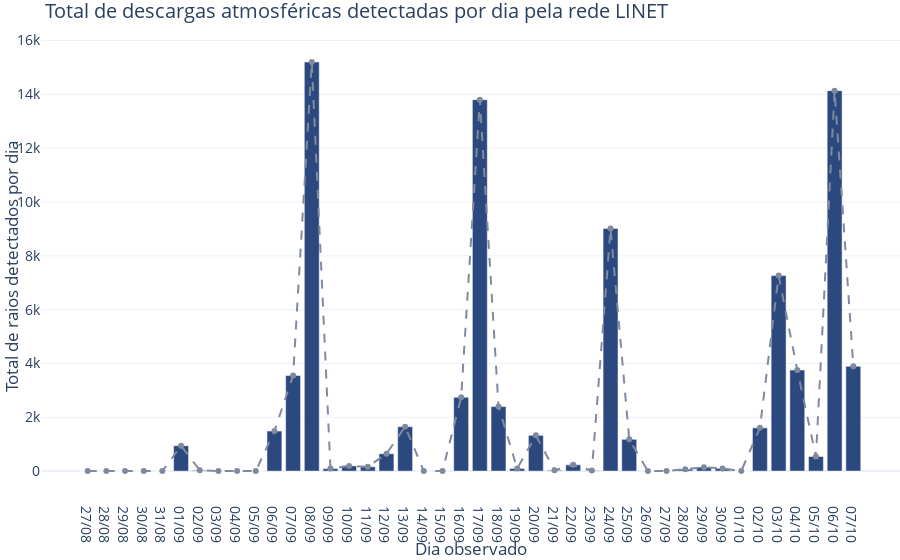

The notebook cell saved with this chart:
### Code cell
values = y
labels = x

fig = go.Figure()

fig.add_trace(
    go.Scatter(y=values, x=labels, mode='lines+markers', \
    line=dict(color='#808A9F', dash='dash'), name='Descargas atmosféricas')
)

fig.add_trace(
    go.Bar(y=values, x=labels,
           marker_color='#2C497F',
           name='Descargas atmosféricas')
)


fig.update_layout(
    font={'size':14},
    template='plotly_white',
    xaxis_title='Dia observado',
    showlegend=False,
    margin=dict(t=35, b=0, r=0, l=0),
    yaxis_title='Total de raios detectados por dia',
    title='Total de descargas atmosféricas detectadas por dia pela rede LINET'
)

iplot(fig)
offline.plot(fig, image_filename='ditributions-index-fam', 
             image_width=1000, image_height=500,
             image='png')

### Figure 1 — Plotly figure (JSON) as saved in the notebook; plotly's stock layout.template omitted (floating-point values rounded to 4 significant figures)
{"data": [{"line": {"color": "#808A9F", "dash": "dash"}, "mode": "lines+markers", "name": "Descargas atmosféricas", "type": "scatter", "x": ["27/08", "28/08", "29/08", "30/08", "31/08", "01/09", "02/09", "03/09", "04/09", "05/09", "06/09", "07/09", "08/09", "09/09", "10/09", "11/09", "12/09", "13/09", "14/09", "15/09", "16/09", "17/09", "18/09", "19/09", "20/09", "21/09", "22/09", "23/09", "24/09", "25/09", "26/09", "27/09", "28/09", "29/09", "30/09", "01/10", "02/10", "03/10", "04/10", "05/10", "06/10", "07/10"], "y": [0, 0, 0, 0, 0, 943, 31, 0, 0, 0, 1489, 3551, 15207, 93, 194, 162, 645, 1652, 1, 2, 2742, 13804, 2398, 98, 1328, 32, 236, 20, 9020, 1182, 3, 0, 71, 147, 100, 1, 1607, 7265, 3756, 543, 14139, 3892]}, {"marker": {"color": "#2C497F"}, "name": "Descargas atmosféricas", "type": "bar", "x": ["27/08", "28/08", "29/08", "30/08", "31/08", "01/09", "02/09", "03/09", "04/09", "05/09", "06/09", "07/09", "08/09", "09/09", "10/09", "11/09", "12/09", "13/09", "14/09", "15/09", "16/09", "17/09", "18/09", "19/09", "20/09", "21/09", "22/09", "23/09", "24/09", "25/09", "26/09", "27/09", "28/09", "29/09", "30/09", "01/10", "02/10", "03/10", "04/10", "05/10", "06/10", "07/10"], "y": [0, 0, 0, 0, 0, 943, 31, 0, 0, 0, 1489, 3551, 15207, 93, 194, 162, 645, 1652, 1, 2, 2742, 13804, 2398, 98, 1328, 32, 236, 20, 9020, 1182, 3, 0, 71, 147, 100, 1, 1607, 7265, 3756, 543, 14139, 3892]}], "layout": {"font": {"size": 14}, "margin": {"b": 0, "l": 0, "r": 0, "t": 35}, "showlegend": false, "title": {"text": "Total de descargas atmosféricas detectadas por dia pela rede LINET"}, "xaxis": {"title": {"text": "Dia observado"}}, "yaxis": {"title": {"text": "Total de raios detectados por dia"}}}}
